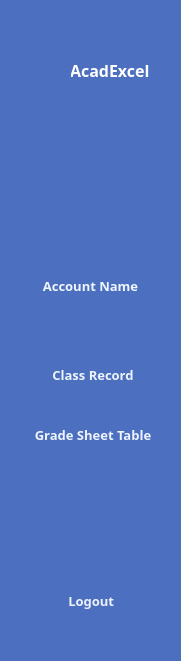
    <widget class="QWidget" name="widget_2" native="true">
     <property name="geometry">
      <rect>
       <x>0</x>
       <y>0</y>
       <width>181</width>
       <height>661</height>
      </rect>
     </property>
     <property name="styleSheet">
      <string notr="true">background-color:rgb(76, 111, 191)</string>
     </property>
     <widget class="QLabel" name="label_5">
      <property name="geometry">
       <rect>
        <x>70</x>
        <y>50</y>
        <width>101</width>
        <height>41</height>
       </rect>
      </property>
      <property name="font">
       <font>
        <family>Bahnschrift SemiBold</family>
        <pointsize>12</pointsize>
        <weight>75</weight>
        <bold>true</bold>
       </font>
      </property>
      <property name="styleSheet">
       <string notr="true">color: rgb(255, 255, 255)
</string>
      </property>
      <property name="text">
       <string>AcadExcel</string>
      </property>
     </widget>
     <widget class="QLabel" name="label">
      <property name="geometry">
       <rect>
        <x>35</x>
        <y>150</y>
        <width>111</width>
        <height>111</height>
       </rect>
      </property>
      <property name="minimumSize">
       <size>
        <width>90</width>
        <height>90</height>
       </size>
      </property>
      <property name="styleSheet">
       <string notr="true">border-image: url(:/image/images/user.png);
</string>
      </property>
      <property name="text">
       <string/>
      </property>
      <property name="alignment">
       <set>Qt::AlignCenter</set>
      </property>
     </widget>
     <widget class="QLabel" name="screenName">
      <property name="geometry">
       <rect>
        <x>20</x>
        <y>270</y>
        <width>141</width>
        <height>31</height>
       </rect>
      </property>
      <property name="font">
       <font>
        <family>Bahnschrift SemiBold</family>
        <pointsize>10</pointsize>
        <weight>75</weight>
        <bold>true</bold>
       </font>
      </property>
      <property name="autoFillBackground">
       <bool>false</bool>
      </property>
      <property name="styleSheet">
       <string notr="true">color:rgb(240, 246, 255)</string>
      </property>
      <property name="text">
       <string>Account Name</string>
      </property>
      <property name="alignment">
       <set>Qt::AlignCenter</set>
      </property>
     </widget>
     <widget class="QPushButton" name="LogoutBtn">
      <property name="geometry">
       <rect>
        <x>10</x>
        <y>580</y>
        <width>159</width>
        <height>41</height>
       </rect>
      </property>
      <property name="font">
       <font>
        <family>Bahnschrift SemiBold</family>
        <pointsize>10</pointsize>
        <weight>75</weight>
        <bold>true</bold>
       </font>
      </property>
      <property name="cursor">
       <cursorShape>PointingHandCursor</cursorShape>
      </property>
      <property name="styleSheet">
       <string notr="true">QPushButton {color:rgb(236, 242, 251);
border: none;

}

QPushButton:hover{
background-color:rgb(254, 138, 141);
border-radius: 20%;
}</string>
      </property>
      <property name="text">
       <string> Logout</string>
      </property>
      <property name="icon">
       <iconset>
        <normaloff>:/icons/logout.png</normaloff>:/icons/logout.png</iconset>
      </property>
     </widget>
     <widget class="QWidget" name="layoutWidget">
      <property name="geometry">
       <rect>
        <x>15</x>
        <y>340</y>
        <width>156</width>
        <height>131</height>
       </rect>
      </property>
      <layout class="QVBoxLayout" name="verticalLayout">
       <item>
        <widget class="QPushButton" name="GradelBtn">
         <property name="minimumSize">
          <size>
           <width>0</width>
           <height>0</height>
          </size>
         </property>
         <property name="font">
          <font>
           <family>Bahnschrift SemiBold</family>
           <pointsize>10</pointsize>
           <weight>75</weight>
           <bold>true</bold>
          </font>
         </property>
         <property name="cursor">
          <cursorShape>PointingHandCursor</cursorShape>
         </property>
         <property name="styleSheet">
          <string notr="true">QPushButton {
color:rgb(238, 244, 253);
border: none;
padding: 10px 15px;
}
QPushButton:hover{
background-color:rgb(255, 255, 255);
color: rgb(76, 111, 191);
border-radius: 15%;
}</string>
         </property>
         <property name="text">
          <string>Class Record</string>
         </property>
         <property name="icon">
          <iconset>
           <normaloff>:/icons/table calculation.png</normaloff>:/icons/table calculation.png</iconset>
         </property>
        </widget>
       </item>
       <item>
        <widget class="QPushButton" name="CreatorBtn">
         <property name="minimumSize">
          <size>
           <width>0</width>
           <height>0</height>
          </size>
         </property>
         <property name="font">
          <font>
           <family>Bahnschrift SemiBold</family>
           <pointsize>10</pointsize>
           <weight>75</weight>
           <bold>true</bold>
          </font>
         </property>
         <property name="cursor">
          <cursorShape>PointingHandCursor</cursorShape>
         </property>
         <property name="styleSheet">
          <string notr="true">QPushButton {
color:rgb(238, 244, 253);
border: none;
padding: 10px 15px;
}
QPushButton:hover{
background-color:rgb(255, 255, 255);
color: rgb(76, 111, 191);
border-radius: 15%;
}</string>
         </property>
         <property name="text">
          <string>Grade Sheet Table</string>
         </property>
         <property name="icon">
          <iconset>
           <normaloff>:/icons/table creator.png</normaloff>:/icons/table creator.png</iconset>
         </property>
         <property name="shortcut">
          <string/>
         </property>
         <property name="checkable">
          <bool>false</bool>
         </property>
        </widget>
       </item>
      </layout>
     </widget>
     <widget class="QPushButton" name="pushButton">
      <property name="geometry">
       <rect>
        <x>30</x>
        <y>55</y>
        <width>41</width>
        <height>31</height>
       </rect>
      </property>
      <property name="styleSheet">
       <string notr="true">border: None;</string>
      </property>
      <property name="text">
       <string/>
      </property>
      <property name="icon">
       <iconset resource="res.qrc">
        <normaloff>:/image/images/AcadExcel_Icon.png</normaloff>:/image/images/AcadExcel_Icon.png</iconset>
      </property>
      <property name="iconSize">
       <size>
        <width>30</width>
        <height>30</height>
       </size>
      </property>
     </widget>
    </widget>
